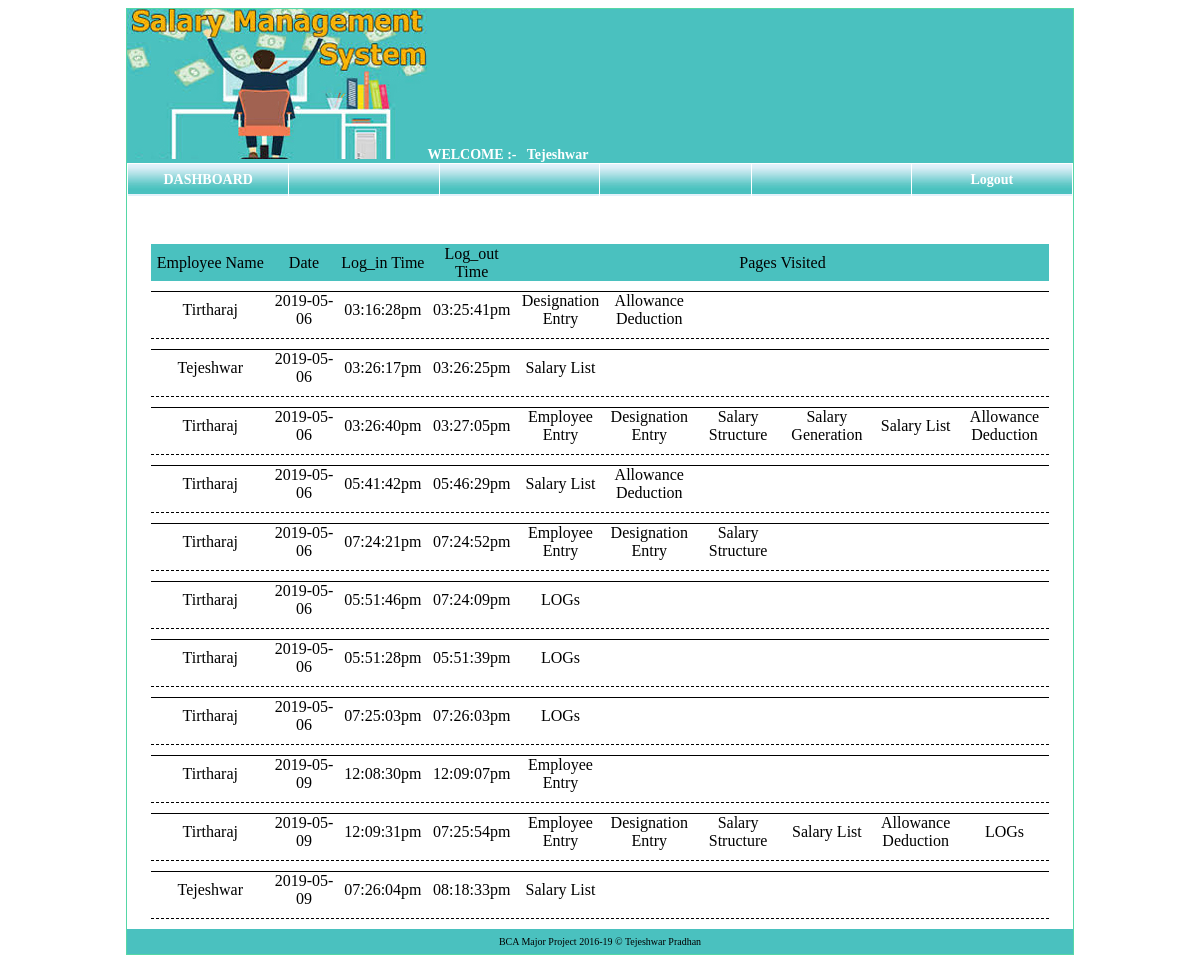
/sal_log.php (signed in), run on the app's committed database.
### tables this page shows
CREATE TABLE IF NOT EXISTS sal_log (
  log_id int(11) NOT NULL AUTO_INCREMENT,
  emp_name varchar(255) NOT NULL,
  `date` date NOT NULL,
  log_in varchar(255) NOT NULL,
  log_out varchar(255) NOT NULL,
  emp_entry enum('Y','N') NOT NULL,
  designation_entry enum('Y','N') NOT NULL,
  sal_entry enum('Y','N') NOT NULL,
  sal_gen enum('Y','N') NOT NULL,
  sal_list enum('Y','N') NOT NULL,
  allow_ded enum('Y','N') NOT NULL,
  log enum('Y','N') NOT NULL,
  PRIMARY KEY (log_id)
);

### sal_log.php (the view, shortened to what this page needs)
<?php
include "connection/connection.php";
?>
<!DOCTYPE html PUBLIC "-//W3C//DTD XHTML 1.0 Transitional//EN" "http://www.w3.org/TR/xhtml1/DTD/xhtml1-transitional.dtd">
<html xmlns="http://www.w3.org/1999/xhtml">
<head>
<link href="style/style.css" rel="stylesheet" type="text/css" />
</head>
<body>
<table width="80%" border="0" align="center" cellpadding="0" cellspacing="0" class="bod">
  <tr>
    <td width="1088" height="33"><?php include "includes/header.php";?></td>
  </tr>
  <tr>
    <td height="129"><form id="form1" name="form1" method="post" action="">
	  <table width="95%" height="30%" border="0" align="center" cellpadding="0" cellspacing="0">
       <tr >
         <td height="37" colspan="11" align="left" class="<?php echo $slt ;?>" ><a href="slt_emp.php" class="slt_txt" ></a></td>
         </tr>
       <tr class="bg">
          <td width="12%" height="37" align="center"> Employee Name </td>
          <td width="7%" align="center">Date</td>
          <td width="9%" align="center">Log_in Time</td>
          <td width="9%" align="center">Log_out Time</td>
          <td colspan="7" align="center">Pages Visited  </td>
          </tr>
	    <?php
				$lsql = "select * from sal_log ";
				$lrec = mysqli_query($conn,$lsql);
				while($lres = mysqli_fetch_assoc($lrec))
				{
				  $sh_emp_entry = "lt_hide" ;
				  $sh_designation_entry = "lt_hide" ;
				  $sh_sal_entry = "lt_hide" ;
				  $sh_sal_gen = "lt_hide" ;
				  $sh_sal_list = "lt_hide" ;
				  $sh_sal_allow_ded = "lt_hide" ;
				  $sh_log = "lt_hide" ;
   				if ($lres['emp_entry'] == "Y")
   				{
    				$sh_emp_entry = "lt_show1";
   				}
				if ($lres['designation_entry'] == "Y")
   				{
    				$sh_designation_entry = "lt_show1";
   				}
				if ($lres['sal_entry'] == "Y")
   				{
    				$sh_sal_entry = "lt_show1";
   				}
				if ($lres['sal_gen'] == "Y")
   				{
    				$sh_sal_gen = "lt_show1";
   				}
				if ($lres['sal_list'] == "Y")
   				{
    				$sh_sal_list = "lt_show1";
   				}
				if ($lres['allow_ded'] == "Y")
   				{
    				$sh_sal_allow_ded = "lt_show1";
   				}
				if ($lres['log'] == "Y")
   				{
    				$sh_log = "lt_show1";
   				}
			?>
        <tr>
          <td colspan="11" align="center" height="10" style="border-bottom:1px solid #000000"></td>
          </tr>
        <tr >
          <td width="12%" height="30" align="center"><?php echo $lres['emp_name'];?></td>
          <td width="7%" align="center" ><?php echo $lres['date'];?></td>
          <td width="9%" align="center" ><?php echo $lres['log_in'];?></td>
          <td width="9%" align="center" ><?php echo $lres['log_out'];?></td>
          <td width="9%" align="center" class="<?php echo $sh_emp_entry;?>">Employee Entry</td>
          <td width="9%" align="center" class="<?php echo $sh_designation_entry;?>">Designation Entry</td>
          <td width="9%" align="center" class="<?php echo $sh_sal_entry;?>">Salary Structure</td>
          <td width="9%" align="center" class="<?php echo $sh_sal_gen;?>">Salary Generation</td>
          <td width="9%" align="center" class="<?php echo $sh_sal_list;?>">Salary List</td>
          <td width="9%" align="center" class="<?php echo $sh_sal_allow_ded;?>">Allowance Deduction</td>
          <td width="9%" align="center" class="<?php echo $sh_log;?>">LOGs</td>
        </tr>
		<tr>
          <td colspan="11" align="center" height="10" style="border-bottom:1px dashed #000000"></td>
          </tr>
        <?php
			}
		?>
      </table>
	  </form></td>
  </tr>
  <tr>
    <td height="18"><?php include "includes/footer.php";?></td>
  </tr>
</table>
 </body>
</html>

### includes/header.php (shortened to what this page needs)
<!DOCTYPE html PUBLIC "-//W3C//DTD XHTML 1.0 Transitional//EN" "http://www.w3.org/TR/xhtml1/DTD/xhtml1-transitional.dtd">
<html xmlns="http://www.w3.org/1999/xhtml">
<head>
</head>
<body>
<table width="100%" border="0" cellspacing="0" cellpadding="0">
  <tr>
    <td class="bg"><img src="images/logo.jpg" width="300" height="150" /><span class="maintxtB">WELCOME :- &nbsp; <?php echo $_SESSION['ename']; ?></span></td>
  </tr>
  <tr>
    <td><table width="100%" border="0" cellspacing="1" cellpadding="1">
      <tr align="center" valign="middle">
        <td width="17%" height="30" class="nav_bg"><a href="dashboard.php" class="maintxtB">DASHBOARD</a></td>
        <td width="16%" class="nav_bg">&nbsp;</td>
        <td width="17%" class="nav_bg">&nbsp;</td>
        <td width="16%" class="nav_bg">&nbsp;</td>
        <td width="17%" class="nav_bg">&nbsp;</td>
        <td width="17%" class="nav_bg"><a href="#" onclick="conf('logout.php')" class="maintxtB">Logout</a></td>
      </tr>
    </table></td>
  </tr>
  <tr>
    <td height="10"></td>
  </tr>
</table>
</body>
</html>

### includes/footer.php
<table width="100%" border="0" cellspacing="0" cellpadding="0">
  <tr>
    <td height="10"></td>
  </tr>
  <tr>
    <td height="25" align="center" class="bg foot_txt">BCA Major Project 2016-19 &copy; Tejeshwar Pradhan </td>
  </tr>
</table>

### style/style.css (style rules this page uses)
.bg { background-image:url(../images/1by1.jpg); }
.foot_txt { font-family:tahoma; font-size:10px; color:#000000; font-weight:normal; }
.nav_bg { background-image:url(../images/1by30.jpg); }
.bod { border:1px solid #55D7A6; }
.maintxtB { font-family:tahoma; font-size:14px; color:#FFFFFF; font-weight:bold; text-decoration:none; }
.lt_show1 { display:table-cell; }

### data on the page
sal_log: emp_name "Tirtharaj", date "2019-05-06", log_in "03:16:28pm", log_out "03:25:41pm"
sal_log: emp_name "Tejeshwar", date "2019-05-06", log_in "03:26:17pm", log_out "03:26:25pm"
sal_log: emp_name "Tirtharaj", date "2019-05-06", log_in "03:26:40pm", log_out "03:27:05pm"
sal_log: emp_name "Tirtharaj", date "2019-05-06", log_in "05:41:42pm", log_out "05:46:29pm"
sal_log: emp_name "Tirtharaj", date "2019-05-06", log_in "07:24:21pm", log_out "07:24:52pm"
sal_log: emp_name "Tirtharaj", date "2019-05-06", log_in "05:51:46pm", log_out "07:24:09pm"
sal_log: emp_name "Tirtharaj", date "2019-05-06", log_in "05:51:28pm", log_out "05:51:39pm"
sal_log: emp_name "Tirtharaj", date "2019-05-06", log_in "07:25:03pm", log_out "07:26:03pm"
sal_log: emp_name "Tirtharaj", date "2019-05-09", log_in "12:08:30pm", log_out "12:09:07pm"
sal_log: emp_name "Tirtharaj", date "2019-05-09", log_in "12:09:31pm", log_out "07:25:54pm"
sal_log: emp_name "Tejeshwar", date "2019-05-09", log_in "07:26:04pm", log_out "08:18:33pm"

### other printed values
$_SESSION['ename'] "Tejeshwar"
